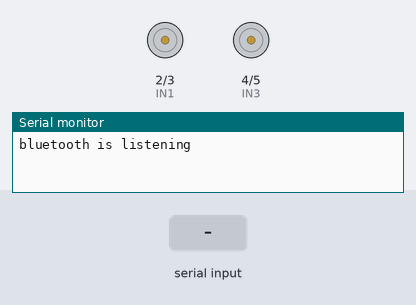
This sketch was run on a simulated Arduino Uno, built with avr-gcc and run on an emulated ATmega328P. On the bench: motor-driver pin pairs drawn as motors (green arrow = first pin HIGH = forward, orange = second pin HIGH = backward, longer = more drive, scaled by the enable pin), the last lines printed to the serial monitor. Inputs (shaded band) come from the test bench.

Above: at 1.2 s.
1.3 s: "1" received over the second serial link
At 1.8 s:
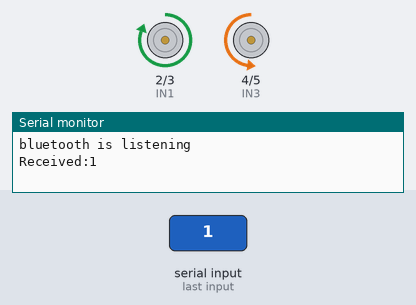
2.8 s: "t" received over the second serial link
At 4.0 s:
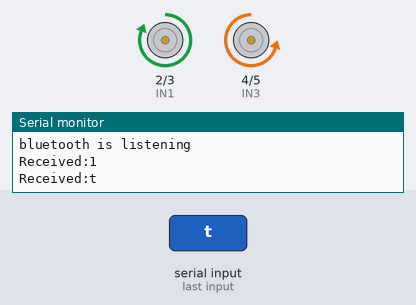
4.3 s: "M" received over the second serial link
At 5.3 s:
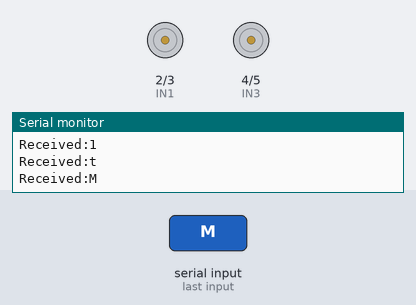
5.8 s: "2" received over the second serial link
At 6.4 s:
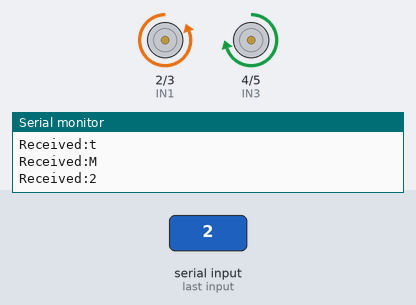
7.3 s: "r" received over the second serial link
At 7.6 s:
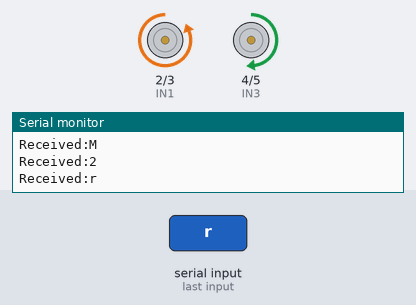
8.8 s: "4" received over the second serial link
At 9.9 s:
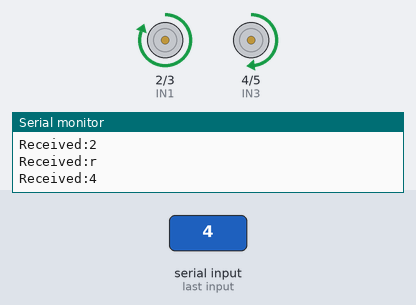
Timing chart, 0 to 11.3 s (numbered marks = the images above; inputs shaded):
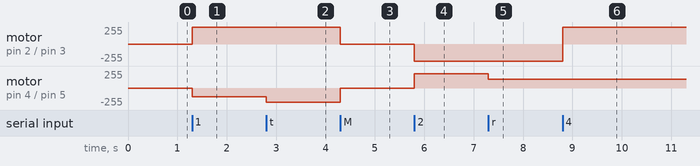

Measured:
- after the input at 1.3 s, motor on pin 2 (IN1) / pin 3 (IN2): stopped → forward 255/255 at once; motor on pin 4 (IN3) / pin 5 (IN4): stopped → backward 130/255 at once
- after the input at 2.8 s, motor on pin 4 (IN3) / pin 5 (IN4): backward 130/255 → backward 214/255 at once
- after the input at 4.3 s, motor on pin 2 (IN1) / pin 3 (IN2): forward 255/255 → stopped at once; motor on pin 4 (IN3) / pin 5 (IN4): backward 214/255 → stopped at once
- after the input at 5.8 s, motor on pin 2 (IN1) / pin 3 (IN2): stopped → backward 255/255 at once; motor on pin 4 (IN3) / pin 5 (IN4): stopped → forward 214/255 at once
- after the input at 7.3 s, motor on pin 4 (IN3) / pin 5 (IN4): forward 214/255 → forward 130/255 at once
- after the input at 8.8 s, motor on pin 2 (IN1) / pin 3 (IN2): backward 255/255 → forward 255/255 at once

The sketch:

Bluetooth_Robotic_car.ino
```cpp
#include <SoftwareSerial.h>
const int rxPin= 10; //for bluetooth communication
const int txPin=12;
char incoming; // stores command from the bluetooth
int motorSpeed; //the speed at which the motor moves
int minSpeed=130; // minimum speed
int maxSpeed=255; //max speed
#define ENA 7
#define ENB 6

// motor 2 control pins
// motor 2 is rightside of the chasis
#define IN4 5
#define IN3 4
//motor 1 is leftside of the chasis
//motor 1 control pins
#define IN2 3
#define IN1 2

//.....................................................................................................
SoftwareSerial bluetooth (rxPin, txPin);
void setup() {
  Serial.begin(9600);
  bluetooth.begin(9600);
  pinMode(rxPin, INPUT);
  pinMode(txPin, OUTPUT);
//set pins for PWM of motor
  pinMode(ENA,OUTPUT);
  pinMode(ENB,OUTPUT);

   //set output for motor 1 related pins
  pinMode(IN1, OUTPUT);
  pinMode(IN2, OUTPUT);
  //set output for motor 2 related pins
  pinMode(IN3, OUTPUT);
  pinMode(IN4, OUTPUT);

  if (bluetooth.isListening()) // if the bluetooth is working
  {
    Serial.println("bluetooth is listening");
  }
    motorSpeed=minSpeed;
    analogWrite(ENA, motorSpeed);
     analogWrite(ENB, motorSpeed);
}
//>>>>>>>>>>>>>>>>>>>>>>>>>>>>>>>>>>>>>>>>>>>>>>>>>>>>>>>>>>>>>>>>>>>>>>>>>>>>>>>>>>>>>>>>>>>>>>>>>>>>>>>>>
void loop() {
  if (bluetooth.available())
  {
   incoming= bluetooth.read(); // read incoming command
  Serial.print("Received:");
  Serial.println(incoming);
  }
  Speed(); // function for speed

  //Serial.println(motorSpeed);
  if (incoming=='1') // when the upward arrow of the app is pressed, the car moves forward
  {
    forward();
  }

  else if (incoming=='2') //// when the downward arrow of the app is pressed, the car reverses
  {
    backward();
  }

  else if (incoming=='4') // when the right arrow of the app is pressed,the car turns right
  {
    rightward();
  }
  else if (incoming=='3') // when the left arrow of the app is pressed,the car turns left
  {
    leftward();
  }
  else if (incoming=='M')
  {
    halt();
  }

}
  //*******************************************************************************************
void forward() {
  // motor 1 run AntiClockwise (leftside)
  digitalWrite(IN1, HIGH);
  digitalWrite(IN2, LOW);

  // motor 2 run clockwise (rightside)
  digitalWrite(IN3, LOW);
  digitalWrite(IN4, HIGH);


}

void backward() {
  // motor 1 run clock wise
  digitalWrite(IN1, LOW);
  digitalWrite(IN2, HIGH);
  // motor 2 run AntiClockwise
  digitalWrite(IN3, HIGH);
  digitalWrite(IN4, LOW);
}

void rightward() {
  // motor 1 run anticlockwise
  digitalWrite(IN1, HIGH);
  digitalWrite(IN2, LOW);
  // motor 2 run anticlockwise
  digitalWrite(IN3, HIGH);
  digitalWrite(IN4, LOW);
}

void leftward() {
  // motor 1 runs anticlockwise
  digitalWrite(IN1, LOW);
  digitalWrite(IN2, HIGH);
  // motor 2 run clockwise
  digitalWrite(IN3, LOW);
  digitalWrite(IN4, HIGH);
}
void halt() {
  // motor 1 runs anticlockwise
  digitalWrite(IN1, LOW);
  digitalWrite(IN2, LOW);
  // motor 2 run clockwise
  digitalWrite(IN3, LOW);
  digitalWrite(IN4, LOW);
}

void Speed(){ // the shape buttons are set to various speed

   if (incoming=='r') //when rectangle shape is pressed, gives minimum speed
  {
    motorSpeed=minSpeed;
     analogWrite(ENA, motorSpeed);
      analogWrite(ENB, motorSpeed);
  }
  else if (incoming== 's') //when triangle shape is pressed, increases speed
  {
    motorSpeed= 172;
     analogWrite(ENB, motorSpeed);
      analogWrite(ENA, motorSpeed);
  }
   else if (incoming=='t') //when X shape is pressed, increases the speed more
  {
    motorSpeed=214;
     analogWrite(ENA, motorSpeed);
      analogWrite(ENB, motorSpeed);
  }
   else if (incoming=='u') //when circle shape is pressed, maximum speed
  {
    motorSpeed=maxSpeed;
     analogWrite(ENA, motorSpeed);
      analogWrite(ENB, motorSpeed);
  }
}
```
